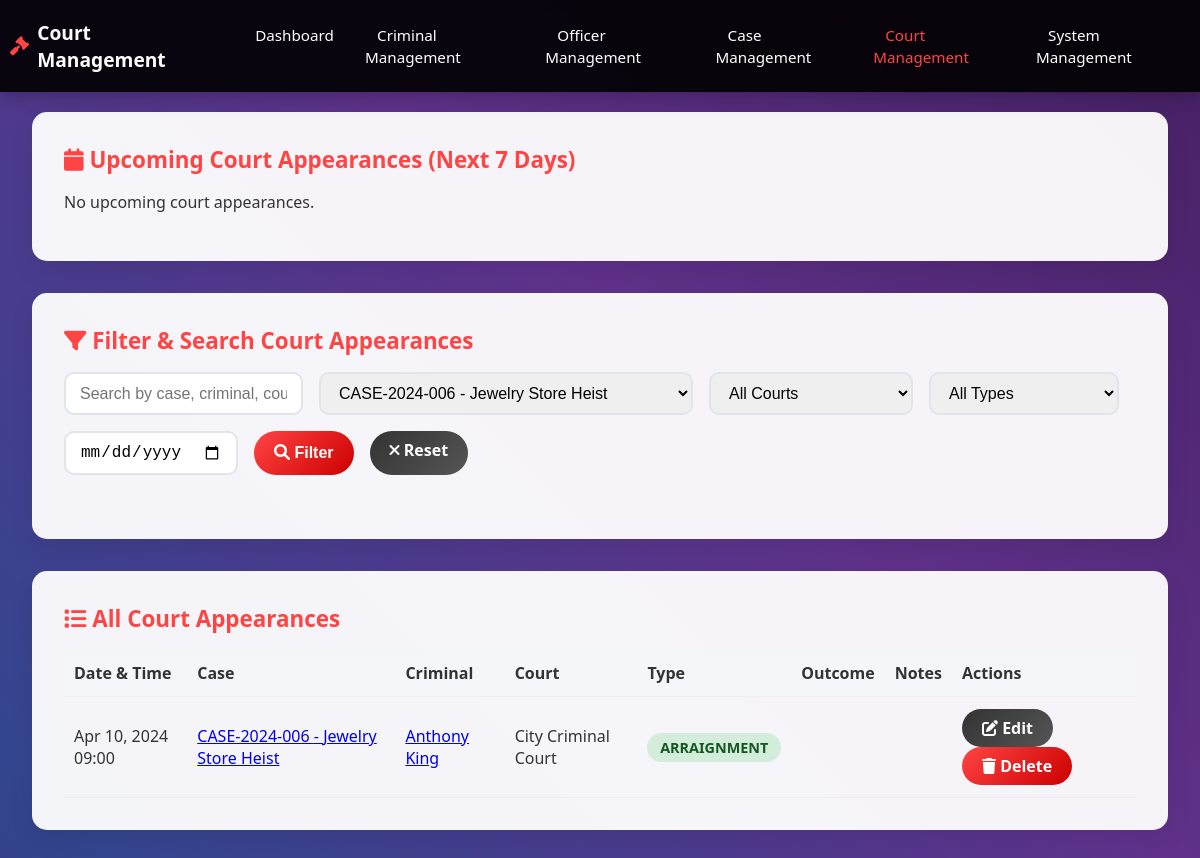
/modules/courts/court_management.php?case_id=6 (signed in), run on the app's committed database.
### tables this page shows
CREATE TABLE `court_appearances` (
  `id` int(11) NOT NULL,
  `case_id` int(11) NOT NULL,
  `criminal_id` int(11) NOT NULL,
  `court_name` varchar(100) NOT NULL,
  `court_date` datetime NOT NULL,
  `appearance_type` enum('arraignment','preliminary_hearing','trial','sentencing','appeal','other') NOT NULL,
  `outcome` text DEFAULT NULL,
  `next_hearing_date` datetime DEFAULT NULL,
  `notes` text DEFAULT NULL,
  `created_at` timestamp NOT NULL DEFAULT current_timestamp(),
  `updated_at` timestamp NOT NULL DEFAULT current_timestamp() ON UPDATE current_timestamp()
);

CREATE TABLE `cases` (
  `id` int(11) NOT NULL,
  `case_number` varchar(50) NOT NULL,
  `title` varchar(200) NOT NULL,
  `description` text NOT NULL,
  `case_type` enum('homicide','robbery','assault','drug_trafficking','fraud','burglary','theft','domestic_violence','sexual_assault','other') NOT NULL,
  `priority` enum('low','medium','high','urgent') DEFAULT 'medium',
  `status` enum('open','under_investigation','pending_trial','closed','cold_case') DEFAULT 'open',
  `location` varchar(200) NOT NULL,
  `incident_date` datetime NOT NULL,
  `reported_date` datetime NOT NULL,
  `assigned_officer` int(11) DEFAULT NULL,
  `lead_investigator` int(11) DEFAULT NULL,
  `estimated_value` decimal(12,2) DEFAULT 0.00,
  `created_by` int(11) NOT NULL,
  `created_at` timestamp NOT NULL DEFAULT current_timestamp(),
  `updated_at` timestamp NOT NULL DEFAULT current_timestamp() ON UPDATE current_timestamp(),
  `closed_at` timestamp NULL DEFAULT NULL
);

CREATE TABLE `criminals` (
  `id` int(11) NOT NULL,
  `fullname` varchar(100) NOT NULL,
  `alias` varchar(100) DEFAULT NULL,
  `date_of_birth` date NOT NULL,
  `gender` enum('male','female','other') NOT NULL,
  `nationality` varchar(50) DEFAULT NULL,
  `identification_number` varchar(50) NOT NULL,
  `address` text DEFAULT NULL,
  `phone` varchar(20) DEFAULT NULL,
  `email` varchar(100) DEFAULT NULL,
  `height` decimal(5,2) DEFAULT NULL,
  `weight` decimal(5,2) DEFAULT NULL,
  `eye_color` varchar(20) DEFAULT NULL,
  `hair_color` varchar(20) DEFAULT NULL,
  `distinguishing_marks` text DEFAULT NULL,
  `photo` varchar(255) DEFAULT NULL,
  `fingerprint_data` text DEFAULT NULL,
  `dna_sample` varchar(255) DEFAULT NULL,
  `status` enum('wanted','arrested','convicted','released','deceased') DEFAULT 'wanted',
  `risk_level` enum('low','medium','high','extreme') DEFAULT 'medium',
  `created_by` int(11) NOT NULL,
  `created_at` timestamp NOT NULL DEFAULT current_timestamp(),
  `updated_at` timestamp NOT NULL DEFAULT current_timestamp() ON UPDATE current_timestamp()
);

### modules/courts/court_management.php (the view, shortened to what this page needs)
<?php
$servername = "localhost";
$username = "root";
$password = "";
$dbname = "criminal_management";
try {
    $conn = new PDO("mysql:host=$servername;dbname=$dbname", $username, $password);
    $conn->setAttribute(PDO::ATTR_ERRMODE, PDO::ERRMODE_EXCEPTION);
} catch(PDOException $e) {
    die("Connection failed: " . $e->getMessage());
}
$search = isset($_GET['search']) ? trim($_GET['search']) : '';
$case_filter = isset($_GET['case_id']) ? $_GET['case_id'] : '';
$date_filter = isset($_GET['date']) ? $_GET['date'] : '';
$where_conditions = ["1=1"];
$params = [];
if (!empty($case_filter)) {
    $where_conditions[] = "ca.case_id = :case_id";
    $params['case_id'] = $case_filter;
}
$where_clause = 'WHERE ' . implode(' AND ', $where_conditions);
$sql = "SELECT ca.*, c.case_number, c.title as case_title, c.case_type, cr.fullname as criminal_name
        FROM court_appearances ca
        LEFT JOIN cases c ON ca.case_id = c.id
        LEFT JOIN criminals cr ON ca.criminal_id = cr.id
        $where_clause
        ORDER BY ca.court_date DESC";
$stmt = $conn->prepare($sql);
$stmt->execute($params);
$court_appearances = $stmt->fetchAll(PDO::FETCH_ASSOC);
$cases_sql = "SELECT id, case_number, title FROM cases ORDER BY case_number";
$cases_stmt = $conn->prepare($cases_sql);
$cases_stmt->execute();
$cases = $cases_stmt->fetchAll(PDO::FETCH_ASSOC);
$upcoming_sql = "SELECT ca.*, c.case_number, c.title as case_title, cr.fullname as criminal_name
                 FROM court_appearances ca
                 LEFT JOIN cases c ON ca.case_id = c.id
                 LEFT JOIN criminals cr ON ca.criminal_id = cr.id
                 WHERE ca.court_date >= CURDATE()
                 AND ca.court_date <= DATE_ADD(CURDATE(), INTERVAL 7 DAY)
                 ORDER BY ca.court_date ASC
                 LIMIT 10";
$upcoming_stmt = $conn->prepare($upcoming_sql);
$upcoming_stmt->execute();
$upcoming = $upcoming_stmt->fetchAll(PDO::FETCH_ASSOC);
?>
<!DOCTYPE html>
<html lang="en">
<head>
    <link href="https://cdnjs.cloudflare.com/ajax/libs/font-awesome/6.0.0/css/all.min.css" rel="stylesheet">
</head>
<body>
    <div class="background-container">
    </div>
    <nav class="navbar">
        <div class="nav-content">
            <a href="dashboard.php" class="logo">
                <i class="fas fa-gavel"></i>
                Court Management
            </a>
            <ul class="nav-links">
                <li><a href="dashboard.php">Dashboard</a></li>
                <li><a href="criminal_management.php">Criminal Management</a></li>
                <li><a href="officer_management.php">Officer Management</a></li>
                <li><a href="case_management.php">Case Management</a></li>
                <li><a href="court_management.php" style="color:#ff4444;">Court Management</a></li>
                <li><a href="system_management.php">System Management</a></li>
            </ul>
        </div>
    </nav>
    <div class="main-content">
        <div class="card">
            <div class="card-title"><i class="fas fa-calendar"></i> Upcoming Court Appearances (Next 7 Days)</div>
            <?php if (count($upcoming) > 0): ?>
                <ul class="calendar-list">
                    <?php foreach ($upcoming as $item): ?>
                        <li class="calendar-item">
                            <span>
                                <span class="calendar-date"><?php echo date('M d, Y H:i', strtotime($item['court_date'])); ?></span>
                                <span class="calendar-type appearance-<?php echo $item['appearance_type']; ?>">
                                    <?php echo ucfirst(str_replace('_', ' ', $item['appearance_type'])); ?>
                                </span>
                                <span class="calendar-case">
                                    <a href="view_case.php?id=<?php echo $item['case_id']; ?>">
                                        <?php echo htmlspecialchars($item['case_number']); ?> - <?php echo htmlspecialchars($item['case_title']); ?>
                                    </a>
                                </span>
                                <span class="calendar-criminal">
                                    <a href="view_criminal.php?id=<?php echo $item['criminal_id']; ?>">
                                        <?php echo htmlspecialchars($item['criminal_name']); ?>
                                    </a>
                                </span>
                            </span>
                            <?php if ($item['notes']): ?>
                                <span class="notes"><?php echo htmlspecialchars($item['notes']); ?></span>
                            <?php endif; ?>
                        </li>
                    <?php endforeach; ?>
                </ul>
            <?php else: ?>
                <p>No upcoming court appearances.</p>
            <?php endif; ?>
        </div>
        <div class="card">
            <div class="card-title"><i class="fas fa-filter"></i> Filter & Search Court Appearances</div>
            <form class="filter-form" method="GET" action="court_management.php">
                <input type="text" name="search" placeholder="Search by case, criminal, court..." value="<?php echo htmlspecialchars($search); ?>">
                <select name="case_id">
                    <?php foreach ($cases as $case): ?>
                        <option value="<?php echo $case['id']; ?>" <?php if($case_filter==$case['id']) echo 'selected'; ?>>
                            <?php echo htmlspecialchars($case['case_number']); ?> - <?php echo htmlspecialchars($case['title']); ?>
                        </option>
                    <?php endforeach; ?>
                </select>
                <select name="court">
                    <option value="">All Courts</option>
                </select>
                <select name="type">
                    <option value="">All Types</option>
                </select>
                <input type="date" name="date" value="<?php echo htmlspecialchars($date_filter); ?>">
                <button type="submit" class="btn btn-primary"><i class="fas fa-search"></i> Filter</button>
                <a href="court_management.php" class="btn btn-secondary"><i class="fas fa-times"></i> Reset</a>
            </form>
        </div>
        <div class="card">
            <div class="card-title"><i class="fas fa-list"></i> All Court Appearances</div>
            <table class="court-table">
                <thead>
                    <tr>
                        <th>Date & Time</th>
                        <th>Case</th>
                        <th>Criminal</th>
                        <th>Court</th>
                        <th>Type</th>
                        <th>Outcome</th>
                        <th>Notes</th>
                        <th>Actions</th>
                    </tr>
                </thead>
                <tbody>
                <?php if (count($court_appearances) > 0): ?>
                    <?php foreach ($court_appearances as $row): ?>
                        <tr>
                            <td><?php echo date('M d, Y H:i', strtotime($row['court_date'])); ?></td>
                            <td>
                                <a href="view_case.php?id=<?php echo $row['case_id']; ?>">
                                    <?php echo htmlspecialchars($row['case_number']); ?> - <?php echo htmlspecialchars($row['case_title']); ?>
                                </a>
                            </td>
                            <td>
                                <a href="view_criminal.php?id=<?php echo $row['criminal_id']; ?>">
                                    <?php echo htmlspecialchars($row['criminal_name']); ?>
                                </a>
                            </td>
                            <td><?php echo htmlspecialchars($row['court_name']); ?></td>
                            <td>
                                <span class="status-badge appearance-<?php echo $row['appearance_type']; ?>">
                                    <?php echo ucfirst(str_replace('_', ' ', $row['appearance_type'])); ?>
                                </span>
                            </td>
                            <td><?php echo htmlspecialchars($row['outcome']); ?></td>
                            <td><?php echo htmlspecialchars($row['notes']); ?></td>
                            <td>
                                <a href="edit_court_appearance.php?id=<?php echo $row['id']; ?>" class="btn btn-secondary btn-sm"><i class="fas fa-edit"></i> Edit</a>
                                <a href="delete_court_appearance.php?id=<?php echo $row['id']; ?>" class="btn btn-primary btn-sm" onclick="return confirm('Are you sure you want to delete this appearance?');"><i class="fas fa-trash"></i> Delete</a>
                            </td>
                        </tr>
                    <?php endforeach; ?>
                <?php else: ?>
                    <tr><td colspan="8">No court appearances found.</td></tr>
                <?php endif; ?>
                </tbody>
            </table>
        </div>
    </div>
</body>
</html>

### modules/courts/court_management.php (style rules this page uses)
body { font-family: 'Segoe UI', Tahoma, Geneva, Verdana, sans-serif; background: #f4f6f9; color: #333; margin: 0; padding: 0; }
.background-container { position: fixed; top: 0; left: 0; width: 100%; height: 100%; z-index: -1; overflow: hidden; }
.navbar { background: rgba(0,0,0,0.9); backdrop-filter: blur(10px); padding: 0.5rem 0; position: fixed; width: 100%; top: 0; z-index: 1000; box-shadow: 0 2px 20px rgba(0,0,0,0.3); }
.nav-content { display: flex; justify-content: space-between; align-items: center; max-width: 1400px; margin: 0 auto; padding: 0 10px; }
.logo { font-size: 1.2rem; font-weight: bold; color: #fff; text-decoration: none; display: flex; align-items: center; gap: 8px; }
.logo i { color: #ff4444; }
.nav-links { display: flex; list-style: none; gap: 1.2rem; }
.nav-links a { text-decoration: none; color: #fff; font-weight: 500; transition: color 0.3s ease; padding: 6px 12px; border-radius: 16px; font-size: 0.95rem; }
.main-content { margin-top: 80px; padding: 2rem; max-width: 1400px; margin-left: auto; margin-right: auto; }
.card { background: rgba(255,255,255,0.95); border-radius: 15px; box-shadow: 0 10px 25px rgba(0,0,0,0.08); padding: 2rem; margin-bottom: 2rem; transition: transform 0.3s ease, box-shadow 0.3s ease; }
.card-title { font-size: 1.4rem; color: #ff4444; margin-bottom: 1rem; font-weight: 700; }
.filter-form { display: flex; gap: 1rem; flex-wrap: wrap; margin-bottom: 2rem; }
.filter-form input, .filter-form select { padding: 10px 14px; border: 2px solid #e1e5e9; border-radius: 10px; font-size: 1rem; transition: border-color 0.3s ease; }
.btn { padding: 8px 20px; border: none; border-radius: 50px; font-size: 1rem; font-weight: 600; cursor: pointer; transition: all 0.3s ease; text-decoration: none; display: inline-block; text-align: center; }
.btn-primary { background: linear-gradient(135deg, #ff4444 0%, #cc0000 100%); color: white; }
.btn-secondary { background: linear-gradient(135deg, #333 0%, #555 100%); color: white; }
.court-table { width: 100%; border-collapse: collapse; margin-top: 1rem; }
.court-table th, .court-table td { padding: 12px 10px; border-bottom: 1px solid #eee; text-align: left; }
.court-table th { background: #f4f6fa; color: #333; }
.status-badge { padding: 0.3rem 0.8rem; border-radius: 20px; font-size: 0.9rem; font-weight: 600; text-transform: uppercase; background: #e2e3e5; color: #333; }
.appearance-arraignment { background: #d4edda; color: #155724; }

### data on the page
court_appearances: court_date "Apr 10, 2024 09:00", case.case_number "CASE-2024-006", case.title "Jewelry Store Heist", criminal.fullname "Anthony King", court_name "City Criminal Court", appearance_type "ARRAIGNMENT"

### other printed values
form field case_id "CASE-2024-006 - Jewelry Store Heist"
